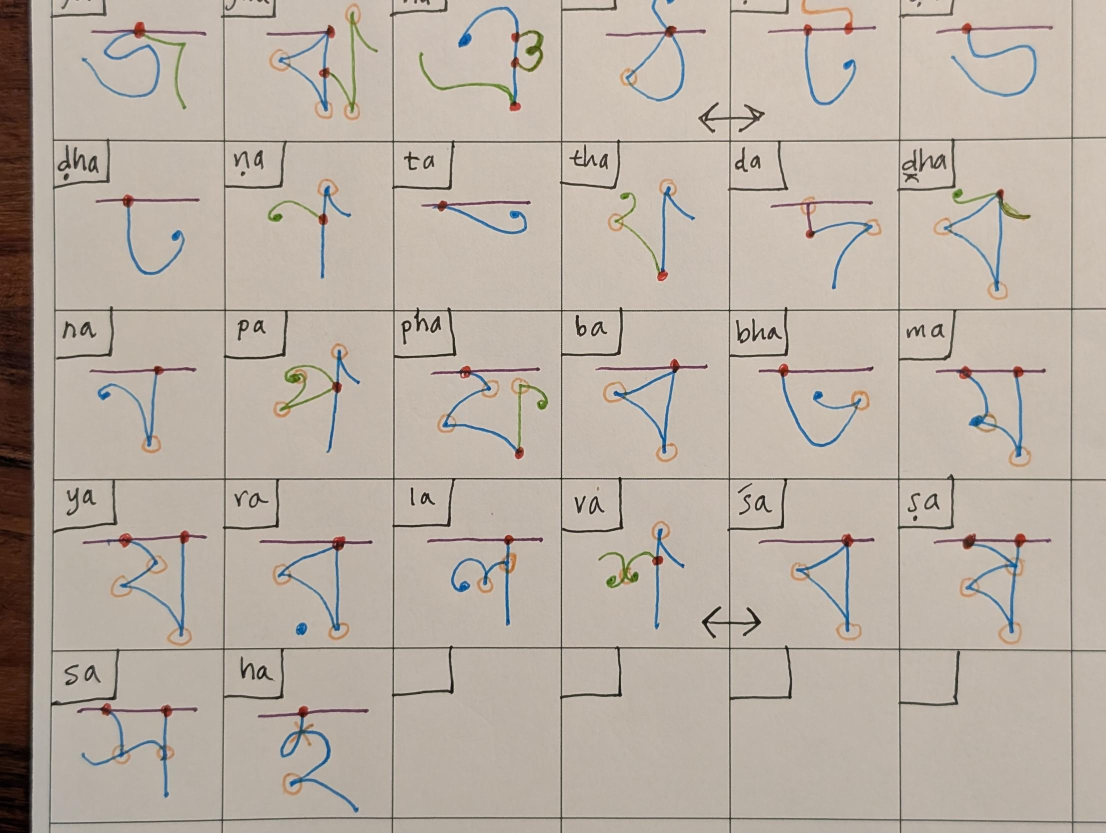
#> input picture scripts/script_analysis/hand_charts/bengali/photo_bottom.jpg, 2212 x 1666 px (shown at 1/2 size)
$ python -i grid.py   (imports and definitions only)
#> lines starting #> are read from the running program, lines starting #| are printed output that depends on the picture; after the words box and inside, x2 and y2 are one past the last pixel; in counts of white or black regions, pixels touching at a corner belong together
#> further down, picture is the input picture: shape (1666, 2212, 3); mean B, G, R 163.7, 174.5, 184.9
import cv2, numpy as np
ROWS=[33,301,551,808,1069,1330,1592,1853,2112]; COLS=[71,329,587,848,1108,1366,1633]
NAMES="a ā i ī u ū ṛ e ai o au ka kha ga gha ṅa ca cha ja jha ña ṭa ṭha ḍa ḍha ṇa ta tha da dha na pa pha ba bha ma ya ra la va śa ṣa sa ha".split()
SWAPS=[("ṭa","ṭha"),("va","śa")]       # the user swapped these drawings between cells (two-headed arrows)
def cell_box(i,inset=7):
    r,c=divmod(i,6); return COLS[c]+inset,ROWS[r]+inset,COLS[c+1]-inset,ROWS[r+1]-inset
# [21 lines left out: functions page_masks, clean, not called in this run]


def lab_masks(im):
    """Ink classes from Lab colour relative to the local paper (robust to uneven lighting)."""
    lab=cv2.cvtColor(im,cv2.COLOR_BGR2LAB).astype(np.float32)
    bg=np.stack([cv2.medianBlur(lab[...,k].astype(np.uint8),61).astype(np.float32) for k in range(3)],-1)
    d=lab-bg; L,a,b=d[...,0],d[...,1],d[...,2]; ch=np.hypot(a,b)
    ink=(L<-22)
    m={}
    m["red"]=ink&(a>12)&(L<-55)&(b>-6)&(b<34)
    m["green"]=ink&(a<-7)&(b>8)
    m["blue"]=(L<-13)&(b<-8)&(a<5)&(a>-22)
    m["orange"]=(L<-12)&(a>3)&(b>12)&~m["red"]
    m["purple"]=ink&(a>4)&(b<6)&(b>-12)&(ch>6)&~m["red"]&~m["blue"]
    return {k:cv2.morphologyEx(v.astype(np.uint8),cv2.MORPH_OPEN,np.ones((2,2),np.uint8)) for k,v in m.items()}


from skimage.filters import apply_hysteresis_threshold as _hyst
def soft_masks(im):
    """Hysteresis version of lab_masks: faint pixels count when connected to confident ones."""
    lab=cv2.cvtColor(im,cv2.COLOR_BGR2LAB).astype(np.float32)
    bg=np.stack([cv2.medianBlur(lab[...,k].astype(np.uint8),61).astype(np.float32) for k in range(3)],-1)
    d=lab-bg; L,a,b=d[...,0],d[...,1],d[...,2]
#> after `L, a, b = (d[..., 0], d[..., 1], d[..., 2])`:
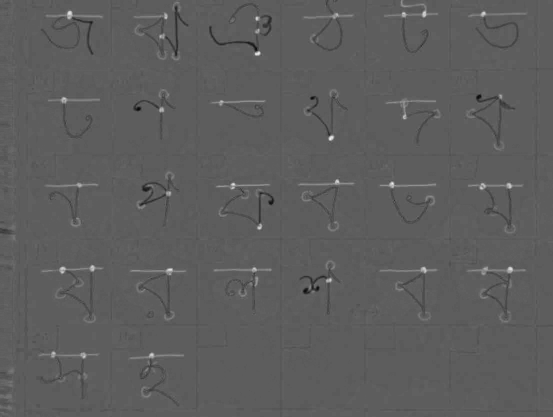
#> a: shape (1666, 2212) float32 (shown at 1/4 size); min -31, max 54, mean 0; drawn with min black and max white
#> after `L, a, b = (d[..., 0], d[..., 1], d[..., 2])`:
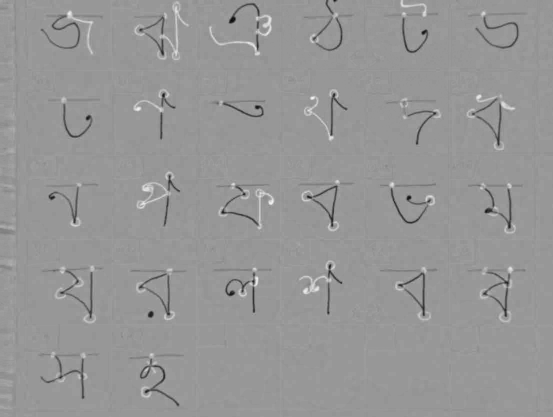
#> b: shape (1666, 2212) float32 (shown at 1/4 size); min -57, max 39, mean -0.3; drawn with min black and max white
    m=lab_masks(im)
#> in lab_masks, `ink=(L<-22)`:
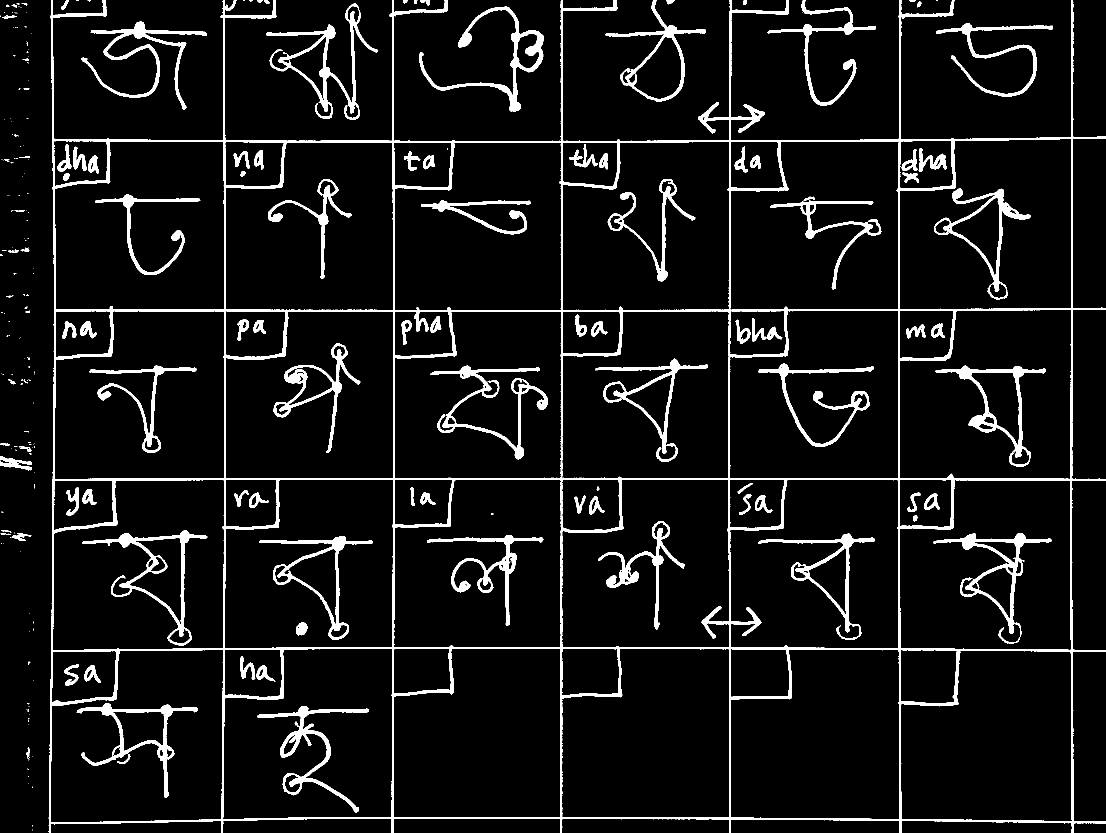
#> ink: shape (1666, 2212) bool (shown at 1/2 size); 7.3% white; 253 white regions (141 under 20 px), largest, box (x1, y1, x2, y2) and area: (97, 0, 2212, 1666) 115655, (532, 7, 756, 240) 6956, (838, 13, 1088, 223) 6379
#> m = 5 items
    dark=(L<-9)
#> dark: shape (1666, 2212) bool; 8.8% white; 948 white regions (763 under 20 px), largest, box (x1, y1, x2, y2) and area: (96, 0, 2212, 1666) 132981, (532, 6, 757, 241) 8585, (1866, 1066, 2104, 1289) 7669
    blue_s=np.where(dark&(a<6)&(a>-24),-b,0); blue_s=np.maximum(blue_s,np.where((L<-50)&(b<-4)&(a<6)&(a>-24),9,0)); green_s=np.where(dark&(a<-2),b,0); purple_s=np.where(dark&(a>2)&(b<8)&(b>-14),a,0)
#> after `purple_s = np.where(dark & (a > 2) & (b < 8) & (b > -14), a, 0)`:
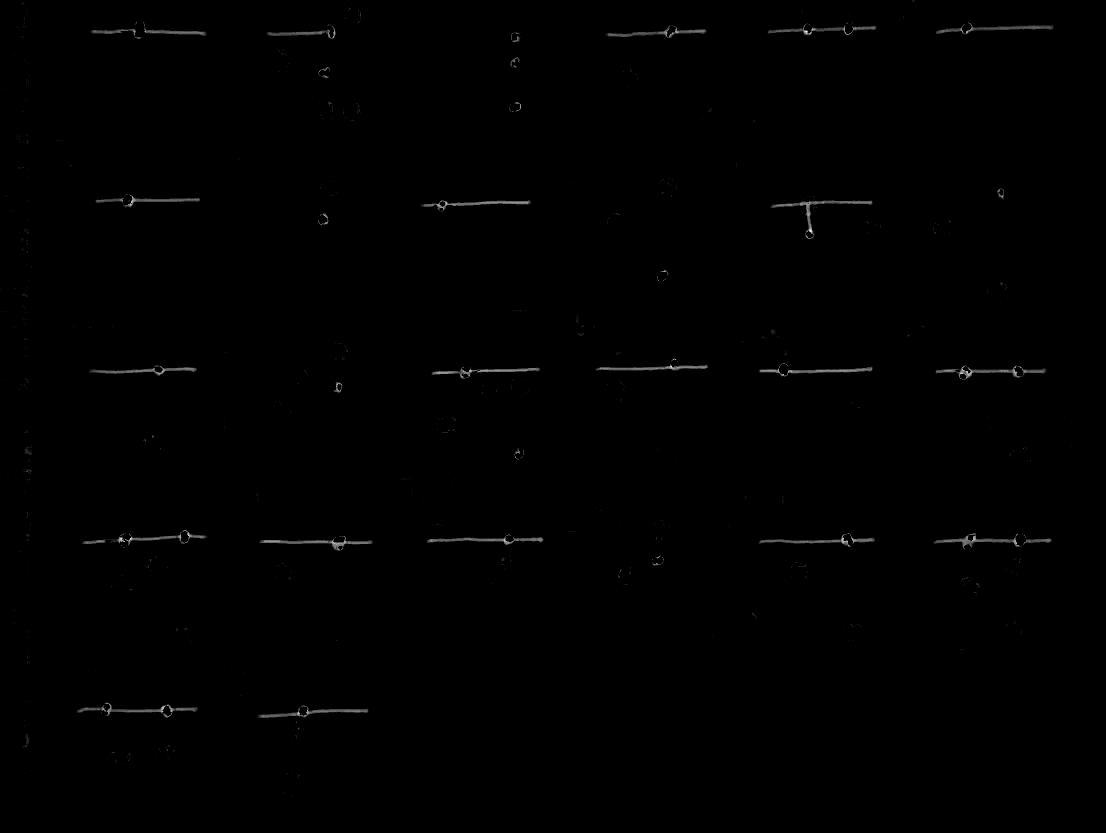
#> purple_s: shape (1666, 2212) float32 (shown at 1/2 size); min 0, max 32, mean 0.1; drawn with min black and max white
    out=dict(m)
#> out = 5 items
    out["blue"]=_hyst(blue_s,7,13).astype(np.uint8)&(~(m["green"]>0)).astype(np.uint8)
    out["green"]=_hyst(green_s,8,15).astype(np.uint8)
    out["purple"]=_hyst(purple_s,4.5,8).astype(np.uint8)&(~(m["blue"]>0)).astype(np.uint8)
    orange_s=np.where((L<-8)&(a>2)&(b>7)&(a<30),b,0)
    out["orange"]=_hyst(orange_s,10,17).astype(np.uint8)&(~(m["red"]>0)).astype(np.uint8)
    return out

>>> import cv2
>>> picture = cv2.imread('photo_bottom.jpg')
>>> result = soft_masks(picture)
#> result = 5 items

$ run again, on scripts/script_analysis/hand_charts/bengali/page1.jpg
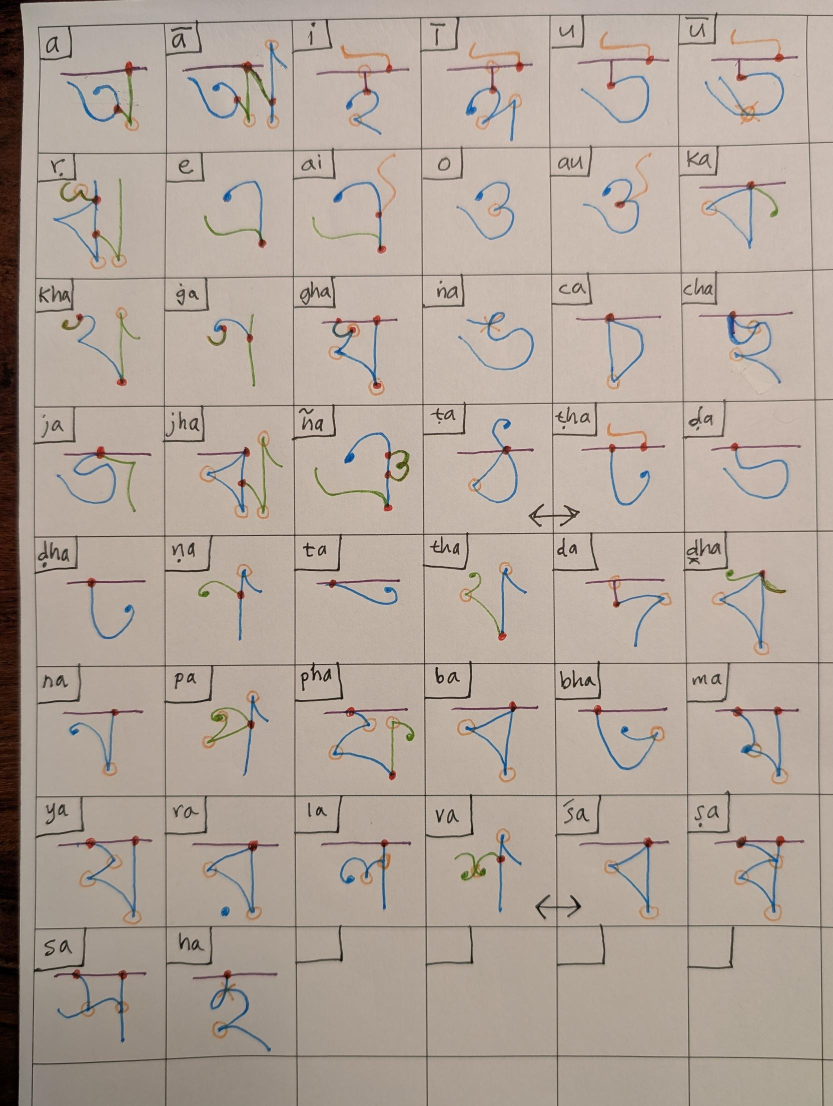
#> input picture scripts/script_analysis/hand_charts/bengali/page1.jpg, 1666 x 2212 px (shown at 1/2 size)
#> picture is the input picture: shape (2212, 1666, 3); mean B, G, R 154.1, 164.5, 177.2
#> in lab_masks, `ink=(L<-22)`:
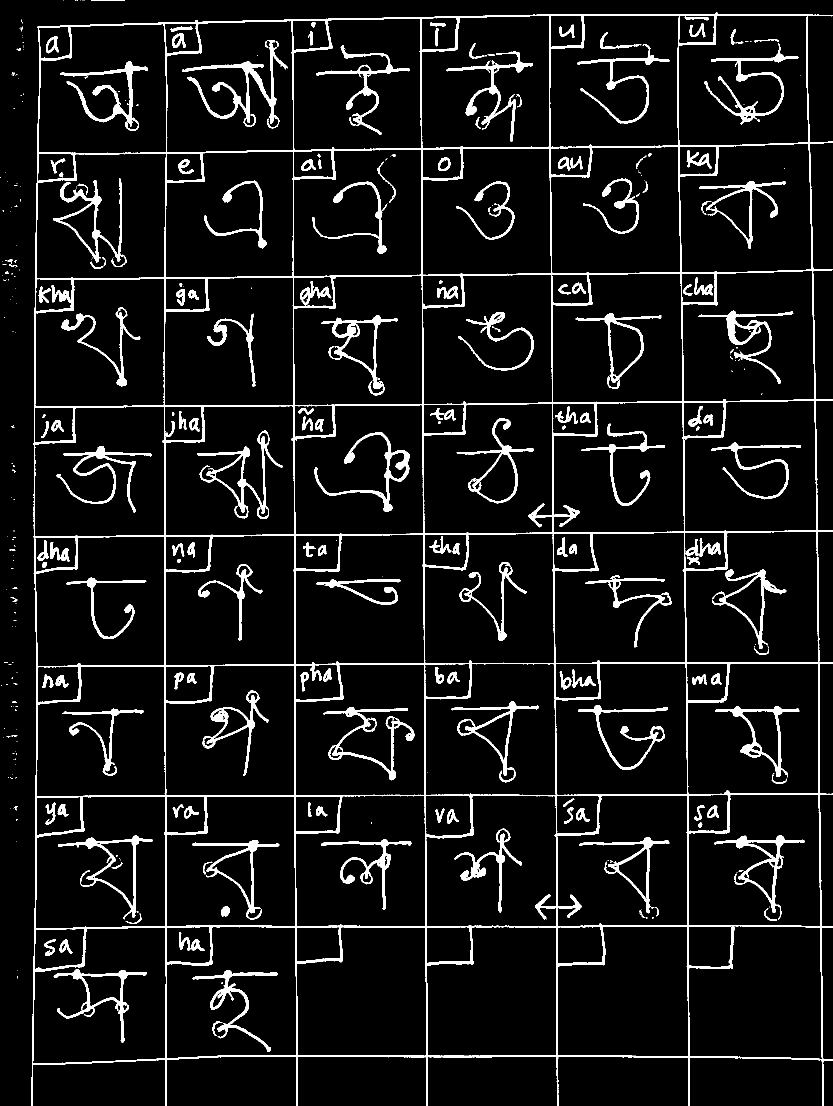
#> ink: shape (2212, 1666) bool (shown at 1/2 size); 7.4% white; 403 white regions (212 under 20 px), largest, box (x1, y1, x2, y2) and area: (63, 24, 1666, 2212) 117033, (365, 80, 575, 257) 5452, (394, 861, 566, 1038) 4067
#> m = 5 items
#> dark: shape (2212, 1666) bool; 9.6% white; 2660 white regions (2389 under 20 px), largest, box (x1, y1, x2, y2) and area: (62, 24, 1666, 2212) 146772, (364, 79, 576, 258) 6650, (893, 85, 1066, 284) 5413
#> in soft_masks, `orange_s=np.where((L<-8)&(a>2)&(b>7)&(a<30),b,0)`:
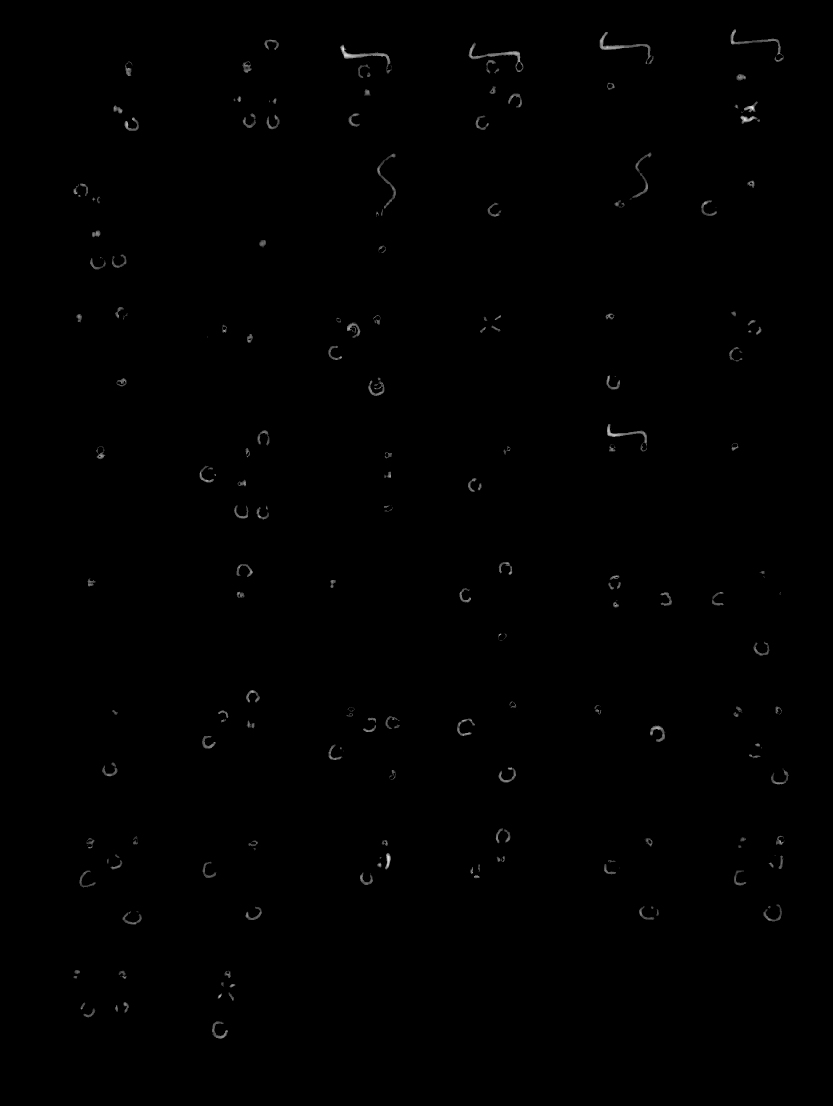
#> orange_s: shape (2212, 1666) float32 (shown at 1/2 size); min 0, max 35, mean 0.1; drawn with min black and max white

$ run again, on scripts/script_analysis/hand_charts/bengali/photo_top.jpg
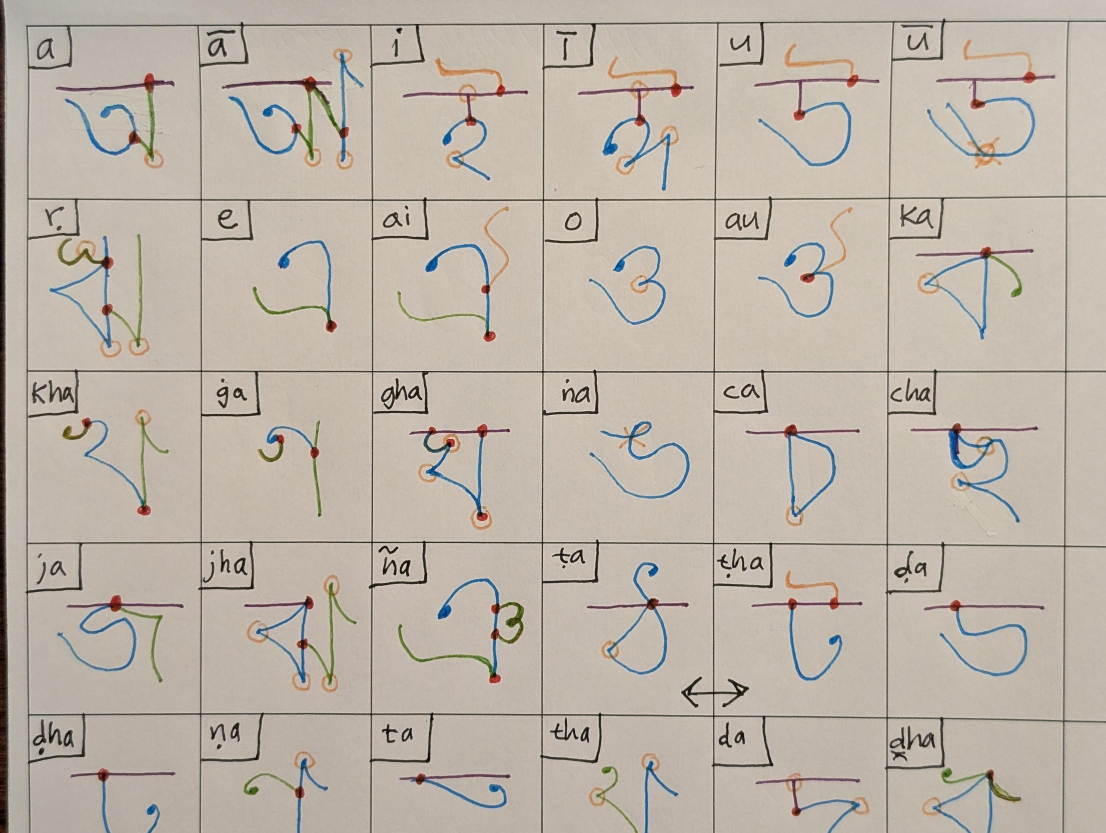
#> input picture scripts/script_analysis/hand_charts/bengali/photo_top.jpg, 2212 x 1666 px (shown at 1/2 size)
#> picture is the input picture: shape (1666, 2212, 3); mean B, G, R 168, 179.1, 188.6
#> in lab_masks, `ink=(L<-22)`:
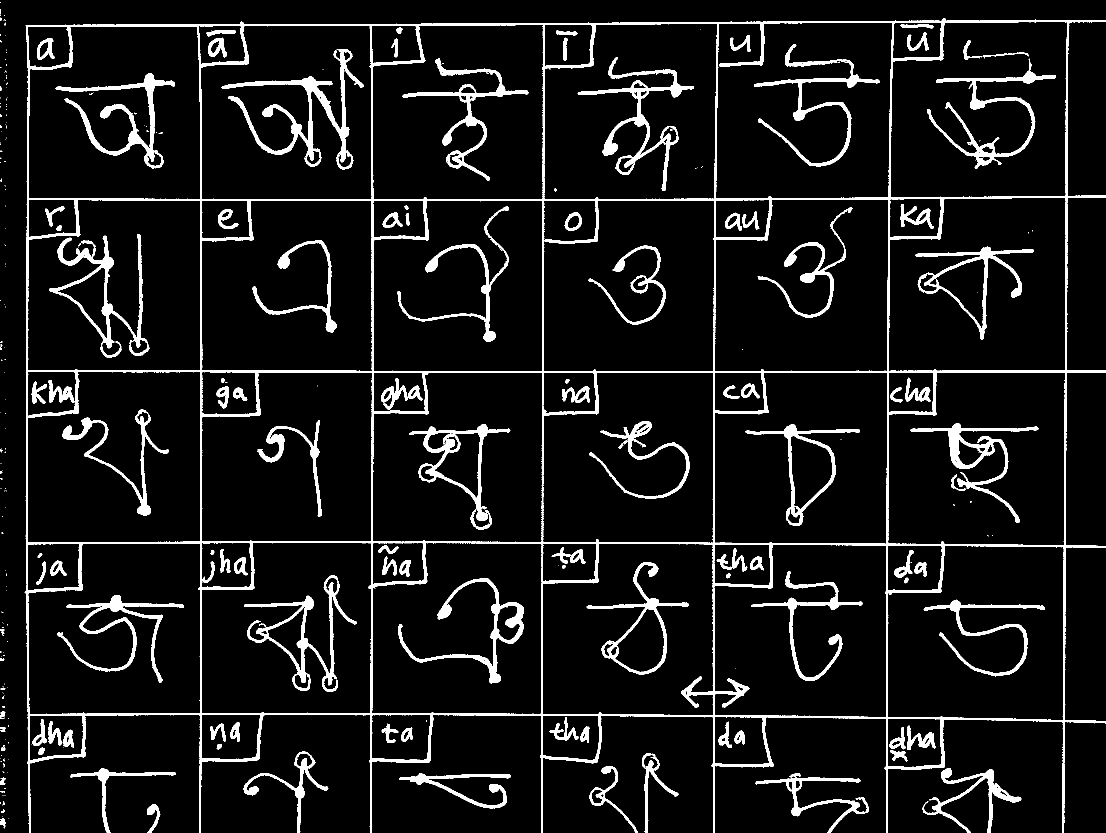
#> ink: shape (1666, 2212) bool (shown at 1/2 size); 8.1% white; 313 white regions (189 under 20 px), largest, box (x1, y1, x2, y2) and area: (51, 36, 2212, 1666) 112801, (443, 98, 728, 339) 10433, (1155, 114, 1388, 382) 7827
#> m = 5 items
#> dark: shape (1666, 2212) bool; 9.4% white; 2140 white regions (1963 under 20 px), largest, box (x1, y1, x2, y2) and area: (48, 35, 2212, 1666) 135226, (443, 96, 729, 340) 11677, (1853, 79, 2112, 338) 9406
#> in soft_masks, `orange_s=np.where((L<-8)&(a>2)&(b>7)&(a<30),b,0)`:
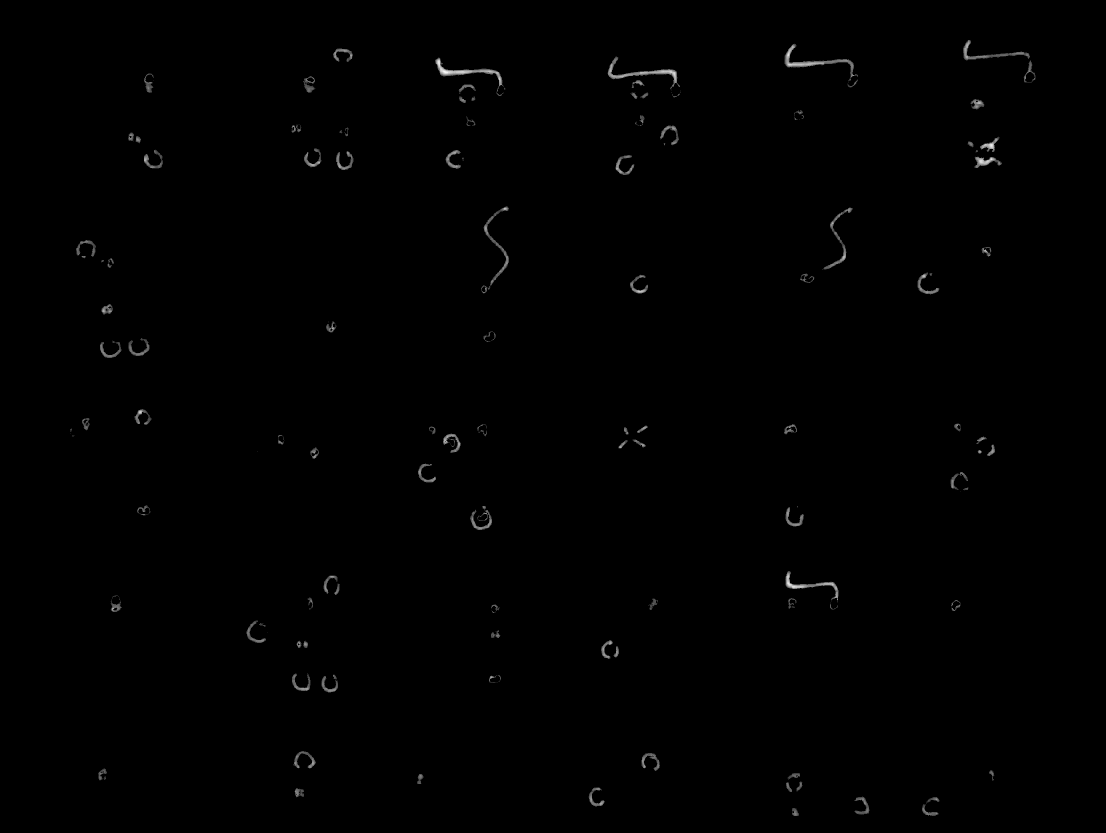
#> orange_s: shape (1666, 2212) float32 (shown at 1/2 size); min 0, max 35, mean 0.1; drawn with min black and max white
